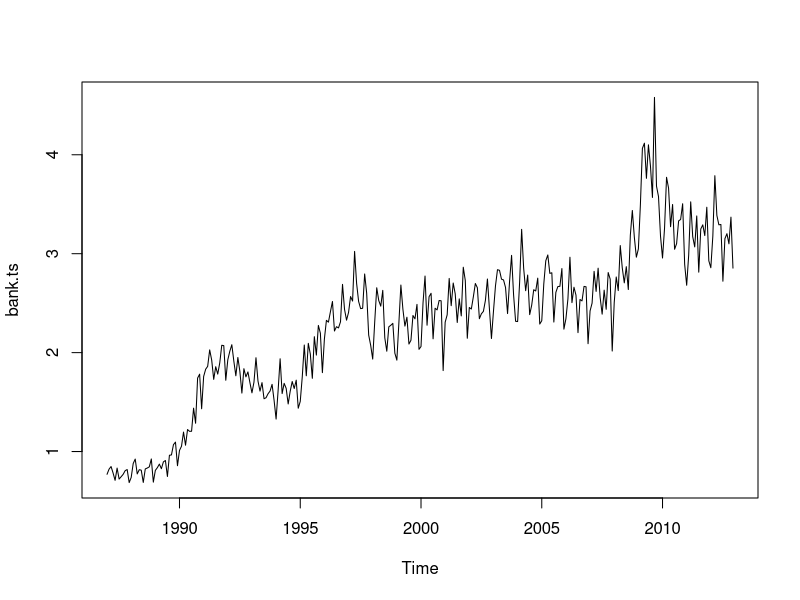
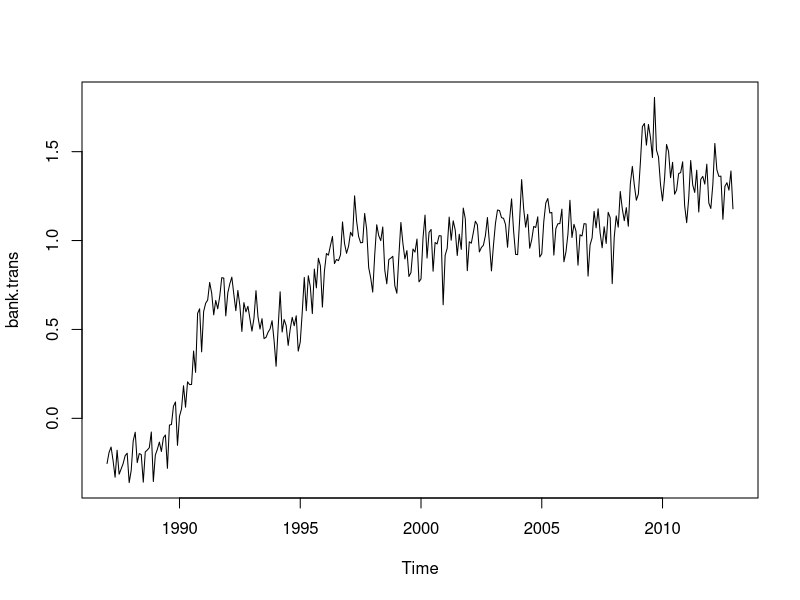
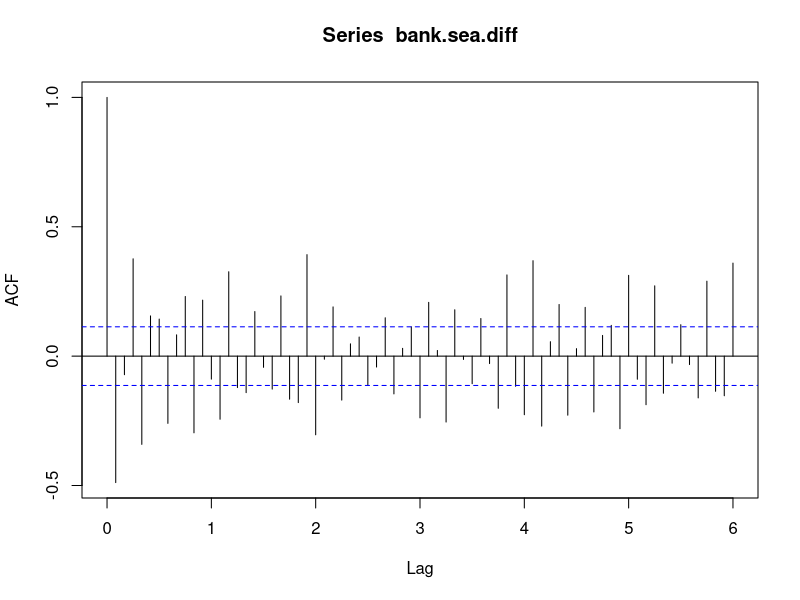
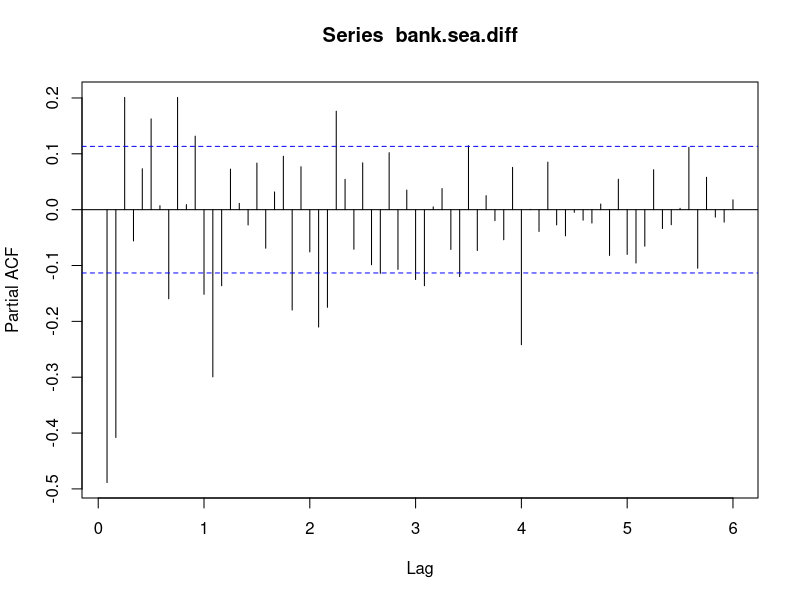

Write R code to recreate these figures, in order. (Note: a time limit stopped this script after it produced the figures.)
library(tseries)
library(forecast)
library(ModelMetrics)
library(lmtest)

setwd('~/classes/msds604/project')

# https://github.com/zzhangusf/Time-Series-Analysis-of-Canadian-National-Bankruptcy-Rates
# https://github.com/jaimeps/time-series-bankruptcy
# https://github.com/qianmx/TimeSeries-Canadian-National-Bankruptcy-Rate
# https://github.com/cmchu/canadian-bankrupty-rates
# https://github.com/chenxi-ge/Bankruptcy-Time-Series
# https://github.com/tracyliu233/Bankruptcy-Rate-Prediction
# https://github.com/beimingliu/Time_Series_Prediction_Canadian_Bankruptcy_Rate
# https://github.com/aprilyichenwang/predicting_Canadian_bankruptcy_rate/blob/master/TimeSeries-FinalProject.pdf
# https://github.com/fchamma/canadian_bankruptcy
# https://github.com/YiQ-Zhao/Canadian-Bankruptcy-Time-Series

# https://ernestk-git.github.io

# https://lqian5.github.io/Portfolio/
# https://lqian5.github.io/Portfolio/documents/time_series_report.pdf

# Canadian Bankruptcy Rate Prediction: R, Box-Jenkins, SARIMAX, Holt-Winters, VARX

# ensemble learning: https://petolau.github.io/Ensemble-of-trees-for-forecasting-time-series/
# https://otexts.org/fpp2/VAR.html

bank <- read.csv(file = 'train.csv')
head(bank,5)
nrow(bank) # 336: from 1987.1 to 2014.12, including 27 years

# Split into train data and test data
train <- bank[1:312,]
test <- bank[313:336,]

##################################################################################
######################### FIT MODEL WITH SINGLE VARIABLE #########################
################################## SARIMA MODEL ##################################
##################################################################################
# train.ts <- ts(train, start = c(1987, 1), end = c(2012, 12), frequency = 12)
# head(train.ts, 5)
# unemp.ts <- ts(train$Unemployment_Rate, start = c(1987, 1), end = c(2012, 12), frequency = 12)
# pop.ts <- ts(train$Population, start = c(1987, 1), end = c(2012, 12), frequency = 12)
bank.ts <- ts(train$Bankruptcy_Rate, start = c(1987, 1), end = c(2012, 12), frequency = 12)
# hpi.ts <- ts(train$House_Price_Index, start = c(1987, 1), end = c(2012, 12), frequency = 12)
bank.test.ts <- ts(test$Bankruptcy_Rate, start = c(2013,1), end = c(2014,12), frequency = 12)
plot(bank.ts)

# boxcox transformation
lambda.1 <- BoxCox.lambda(bank.ts)
bank.trans <- BoxCox(bank.ts, lambda = lambda.1)
plot(bank.trans)
# transformation of test data
bank.test.trans <- BoxCox(bank.test.ts, lambda.1)

# check for trend&seasonality
adf.test(bank.trans, k = 1) # p < 0.01, indicating stationary?
ndiffs(bank.trans) # 1
bank.ord.diff <- diff(bank.trans, lag = 1)
adf.test(bank.ord.diff) # p < 0.01, indicating stationary

nsdiffs(bank.trans) # 1
adf.test(bank.ord.diff, k = 12) # p = 0.02806, indicating seasonality, needs seasonally differenced
bank.sea.diff <- diff(bank.ord.diff, lag = 12)
adf.test(bank.sea.diff) # p <= 0.01, indicating stationary

# Determine p, q, P, Q
acf(bank.sea.diff, lag.max = 72) # q <= 4; Q =1
pacf(bank.sea.diff, lag.max = 72) # p <= 4; P <= 4
# Fit model
for (q in 1:3){
  for (p in 1:3){
    for (P in 1:2){
      for (Q in 1:3){
        tryCatch({ 
          sarima.model <- arima(bank.trans, order = c(p, 1, q), 
                                seasonal = list(order = c(P, 1, Q), period = 12))
          pred <- forecast(object = sarima.model, h = 72, level = 0.95, 
                           lambda = lambda.1, biasadj = TRUE)$mean
          # rm <- rmse(bank.test, pred)
          acc <- accuracy(pred, bank.test.ts, d = 1, D = 1)
          print(paste(p, q, P, Q, sarima.model$loglik, sarima.model$aic, 
                      sarima.model$sigma2, acc[2]))},
          error = function(e){
            cat("Error :", conditionMessage(e), "\n")
          })
        }
    }
  }
}


for (q in 1:3){
  for (p in 1:3){
    for (P in 1:2){
      for (Q in 3:6){
        tryCatch({ 
          sarima.model <- arima(bank.trans, order = c(p, 1, q), 
                                seasonal = list(order = c(P, 1, Q), period = 12))
          pred <- forecast(object = sarima.model, h = 72, level = 0.95, 
                           lambda = lambda.1, biasadj = TRUE)$mean
          # rm <- rmse(bank.test, pred)
          acc <- accuracy(pred, bank.test.ts, d = 1, D = 1)
          print(paste(p, q, P, Q, sarima.model$loglik, sarima.model$aic, 
                      sarima.model$sigma2, acc[2]))},
          error = function(e){
            cat("Error :", conditionMessage(e), "\n")
          })
      }
    }
  }
}

# fit p=2, q=1, P=2, Q=3
sarima.model.1 <- arima(bank.trans, order = c(2, 1, 1), 
                        seasonal = list(order = c(2, 1, 3), period = 12))
pred.1 <- forecast(sarima.model.1, bank.test.trans, h = 24, level = 0.95,
                   lambda = lambda.1, biasadj = TRUE)
acc.1 <- accuracy(pred.1, bank.test.ts, d = 1, D = 1)
acc.1 # 0.2687662

# auto arima
sarima.auto.model.1 <- auto.arima(bank.trans, max.d = 1, max.D = 1, 
                                  max.p = 6, max.P = 6, max.q = 6, max.Q = 6)
sarima.auto.model.1

pred.auto.1 <- forecast(sarima.auto.model.1, bank.test.ts, h = 24, level = 0.95, 
                        lambda = lambda.1, biasadj = TRUE)
acc.auto.1 <- accuracy(pred.auto.1, bank.test.ts, d =0, D = 1)
acc.auto.1 # 0.30087100

##########################################
# Fit model
for (q in 1:3){
  for (p in 1:3){
    for (P in 1:2){
      for (Q in 1:3){
        tryCatch({ 
          sarima.model <- Arima(bank.ts, order = c(p, 1, q), 
                                seasonal = list(order = c(P, 1, Q), frequency = 12), 
                                lambda = 'auto')
          pred <- forecast(object = sarima.model, h = 72, level = 0.95)$mean
          # rm <- rmse(bank.test, pred)
          acc <- accuracy(pred, bank.test.ts, d = 1, D = 1)
          print(paste(p, q, P, Q, sarima.model$loglik, sarima.model$aic, 
                      sarima.model$sigma2, acc[2]))},
          error = function(e){
            cat("Error :", conditionMessage(e), "\n")
          })
      }
    }
  }
}
